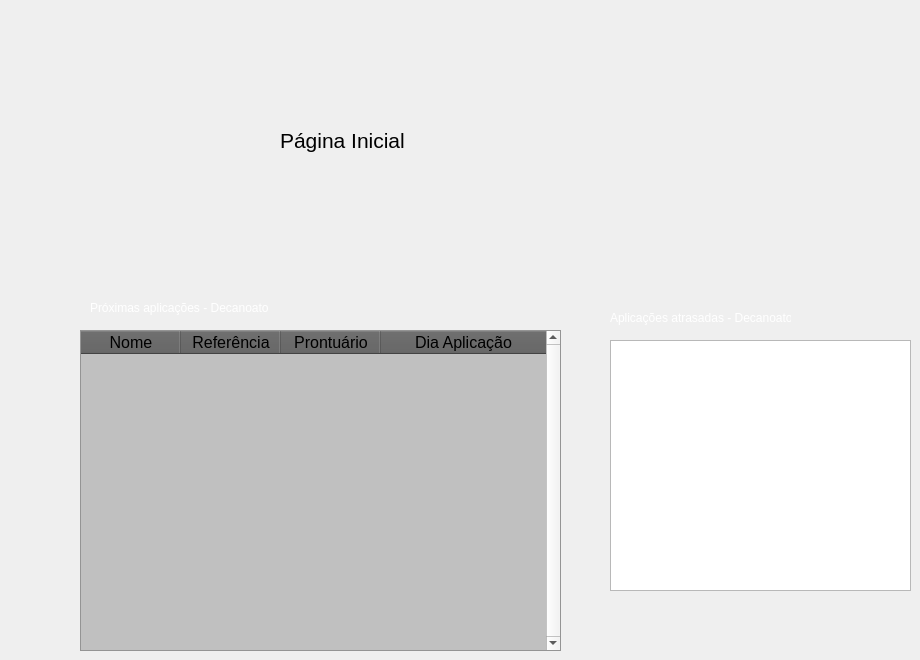
            <widget class="QWidget" name="pageFirst">
             <widget class="QLabel" name="label_2">
              <property name="geometry">
               <rect>
                <x>280</x>
                <y>80</y>
                <width>191</width>
                <height>121</height>
               </rect>
              </property>
              <property name="font">
               <font>
                <pointsize>16</pointsize>
               </font>
              </property>
              <property name="text">
               <string>Página Inicial</string>
              </property>
             </widget>
             <widget class="QTableWidget" name="tableWidget_3">
              <property name="geometry">
               <rect>
                <x>610</x>
                <y>340</y>
                <width>301</width>
                <height>251</height>
               </rect>
              </property>
             </widget>
             <widget class="QLabel" name="label_19">
              <property name="geometry">
               <rect>
                <x>90</x>
                <y>300</y>
                <width>341</width>
                <height>16</height>
               </rect>
              </property>
              <property name="font">
               <font>
                <pointsize>9</pointsize>
               </font>
              </property>
              <property name="styleSheet">
               <string notr="true">color: rgb(255, 255, 255);</string>
              </property>
              <property name="text">
               <string>Próximas aplicações - Decanoato</string>
              </property>
             </widget>
             <widget class="QLabel" name="label_20">
              <property name="geometry">
               <rect>
                <x>610</x>
                <y>310</y>
                <width>181</width>
                <height>16</height>
               </rect>
              </property>
              <property name="font">
               <font>
                <pointsize>9</pointsize>
               </font>
              </property>
              <property name="styleSheet">
               <string notr="true">color: rgb(255, 255, 255);</string>
              </property>
              <property name="text">
               <string>Aplicações atrasadas - Decanoato</string>
              </property>
             </widget>
             <widget class="QTableWidget" name="tableWidget_5">
              <property name="geometry">
               <rect>
                <x>80</x>
                <y>330</y>
                <width>481</width>
                <height>321</height>
               </rect>
              </property>
              <property name="styleSheet">
               <string notr="true">QTableWidget{
background-color: #C0C0C0;
	alternate-background-color: #606060;
	selection-background-color: #282828;
}

QHeaderView::section{
background-color: rgb(94, 94, 94);
}</string>
              </property>
              <property name="verticalScrollBarPolicy">
               <enum>Qt::ScrollBarAlwaysOn</enum>
              </property>
              <property name="sizeAdjustPolicy">
               <enum>QAbstractScrollArea::AdjustToContents</enum>
              </property>
              <property name="alternatingRowColors">
               <bool>true</bool>
              </property>
              <property name="showGrid">
               <bool>true</bool>
              </property>
              <attribute name="horizontalHeaderCascadingSectionResizes">
               <bool>false</bool>
              </attribute>
              <attribute name="horizontalHeaderMinimumSectionSize">
               <number>39</number>
              </attribute>
              <attribute name="horizontalHeaderStretchLastSection">
               <bool>true</bool>
              </attribute>
              <column>
               <property name="text">
                <string>Nome</string>
               </property>
               <property name="font">
                <font>
                 <family>Arial</family>
                 <pointsize>12</pointsize>
                 <italic>false</italic>
                </font>
               </property>
               <property name="background">
                <color>
                 <red>255</red>
                 <green>255</green>
                 <blue>255</blue>
                </color>
               </property>
               <property name="foreground">
                <brush brushstyle="NoBrush">
                 <color alpha="255">
                  <red>0</red>
                  <green>0</green>
                  <blue>0</blue>
                 </color>
                </brush>
               </property>
              </column>
              <column>
               <property name="text">
                <string>Referência</string>
               </property>
               <property name="font">
                <font>
                 <family>Arial</family>
                 <pointsize>12</pointsize>
                </font>
               </property>
               <property name="foreground">
                <brush brushstyle="NoBrush">
                 <color alpha="255">
                  <red>0</red>
                  <green>0</green>
                  <blue>0</blue>
                 </color>
                </brush>
               </property>
              </column>
              <column>
               <property name="text">
                <string>Prontuário</string>
               </property>
               <property name="font">
                <font>
                 <family>Arial</family>
                 <pointsize>12</pointsize>
                 <italic>false</italic>
                </font>
               </property>
               <property name="background">
                <color>
                 <red>255</red>
                 <green>255</green>
                 <blue>255</blue>
                </color>
               </property>
               <property name="foreground">
                <brush brushstyle="NoBrush">
                 <color alpha="255">
                  <red>0</red>
                  <green>0</green>
                  <blue>0</blue>
                 </color>
                </brush>
               </property>
              </column>
              <column>
               <property name="text">
                <string>Dia Aplicação</string>
               </property>
               <property name="font">
                <font>
                 <family>Arial</family>
                 <pointsize>12</pointsize>
                </font>
               </property>
               <property name="foreground">
                <brush brushstyle="NoBrush">
                 <color alpha="255">
                  <red>0</red>
                  <green>0</green>
                  <blue>0</blue>
                 </color>
                </brush>
               </property>
              </column>
             </widget>
            </widget>
